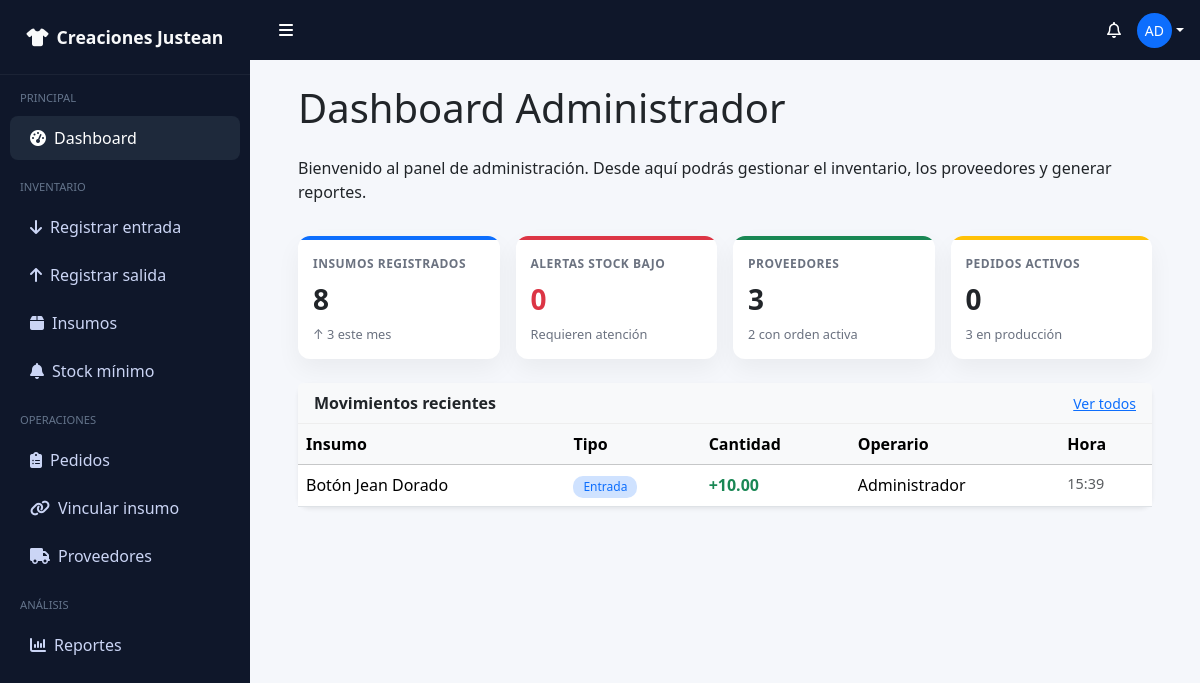
Screenshot of /administrador/dashboard (signed in) with the database file from the repository.
### tables this page shows
CREATE TABLE `movimientos_inventario` (
  `idMovimiento` int(11) NOT NULL,
  `idInsumo` int(11) NOT NULL,
  `idUsuario` int(11) NOT NULL,
  `tipoMovimiento` enum('entrada','salida') NOT NULL,
  `cantidad` decimal(10,2) NOT NULL,
  `fecha` datetime NOT NULL DEFAULT current_timestamp(),
  `idPedido` int(11) DEFAULT NULL COMMENT 'Relacionado si el movimiento es por un pedido',
  `idOrdenCompra` int(11) DEFAULT NULL COMMENT 'Relacionado si el movimiento es por una orden de compra'
);

CREATE TABLE `insumos` (
  `idInsumo` int(11) NOT NULL,
  `nombre` varchar(100) NOT NULL,
  `descripcion` text DEFAULT NULL,
  `tipo` varchar(50) DEFAULT NULL,
  `unidadMedida` varchar(30) DEFAULT NULL,
  `stockActual` decimal(10,2) NOT NULL DEFAULT 0.00,
  `stockMinimo` decimal(10,2) NOT NULL DEFAULT 0.00,
  `costo` decimal(10,2) NOT NULL DEFAULT 0.00
);

CREATE TABLE `usuarios` (
  `idUsuario` int(11) NOT NULL,
  `nombre` varchar(100) NOT NULL,
  `login` varchar(50) NOT NULL,
  `password` varchar(255) NOT NULL COMMENT 'Hash bcrypt generado con password_hash()',
  `rol` enum('Administrador','Operario') NOT NULL
);

### app/controllers/AdministradorController.php (called while the page is built, shortened)
<?php
class AdministradorController extends Controller {
    private $proveedorModel;
    private $insumoModel;
    private $movimientoModel;
    public function __construct() {
        $this->proveedorModel = $this->model('Proveedor');
        $this->insumoModel = $this->model('Insumo');
        $this->movimientoModel = $this->model('MovimientoInventario');
    }
    public function dashboard() {
        $pedidoModel = $this->model('Pedido');
        $movimientosRecientes = $this->movimientoModel->getRecientes(5);
        $totalInsumos    = $this->insumoModel->contarTodos();
        $totalProveedores= $this->proveedorModel->contarTodos();
        $pedidosActivos  = $pedidoModel->contarActivos();
        $alertasDetalle = [];
        $alertasStock = count($alertasDetalle);
        $data = [
            'title'           => 'Dashboard Administrador',
            'totalInsumos'    => $totalInsumos,
            'alertasStock'    => $alertasStock,
            'alertasDetalle'  => $alertasDetalle,
            'totalProveedores'=> $totalProveedores,
            'pedidosActivos'  => $pedidosActivos,
            'notificaciones'  => $_SESSION['notificaciones'] ?? [],
            'movimientos' => $movimientosRecientes
        ];
        $this->view('administrador/dashboard', $data);
    }
}

### app/core/App.php (called while the page is built, shortened)
<?php
class App {
    protected $method = 'index';
    public function __construct() {
        $url = $this->parseUrl();
        if (isset($url[0]) && file_exists('app/controllers/' . ucwords($url[0]) . 'Controller.php')) {
            unset($url[0]);
        }
        $this->controller = new $this->controller;
        if (isset($url[1])) {
            if (method_exists($this->controller, $url[1])) {
                $this->method = $url[1];
                unset($url[1]);
            }
        }
        $this->params = $url ? array_values($url) : [];
        call_user_func_array([$this->controller, $this->method], $this->params);
    }
    public function parseUrl() {
        if (isset($_GET['url'])) {
            return explode('/', filter_var(rtrim($_GET['url'], '/'), FILTER_SANITIZE_URL));
        }
        return [];
    }
}

### index.php (called while the page is built, shortened)
<?php
require_once 'app/core/App.php';
require_once 'app/core/Controller.php';
require_once 'app/patterns/Patterns.php';
require_once 'app/core/Database.php';
$app = new App();
?>

### app/core/Database.php (called while the page is built, shortened)
<?php
class Database {
    private $host = DB_HOST;
    private $user = DB_USER;
    private $pass = DB_PASS;
    private $dbname = DB_NAME;
    private $dbh;
    private $stmt;
    public function __construct() {
        $dsn = 'mysql:host=' . $this->host . ';dbname=' . $this->dbname;
        $options = [
            PDO::ATTR_PERSISTENT => true,
            PDO::ATTR_ERRMODE => PDO::ERRMODE_EXCEPTION,
            PDO::ATTR_DEFAULT_FETCH_MODE => PDO::FETCH_OBJ,
            PDO::ATTR_CASE => PDO::CASE_NATURAL
        ];
        try {
            $this->dbh = new PDO($dsn, $this->user, $this->pass, $options);
        } catch (PDOException $e) {
            $this->error = $e->getMessage();
            echo $this->error;
        }
    }
    public function query($sql) {
        $this->stmt = $this->dbh->prepare($sql);
    }
    public function bind($param, $value, $type = null) {
        $this->stmt->bindValue($param, $value, $type);
    }
    public function execute() {
        return $this->stmt->execute();
    }
    public function resultSet() {
        $this->execute();
        return $this->stmt->fetchAll();
    }
}

### app/models/MovimientoInventario.php (called while the page is built, shortened)
<?php
class MovimientoInventario {
    private $db;
    public function __construct() {
        $this->db = new Database;
    }
    public function getRecientes($limite = 5) {
    $this->db->query("
        SELECT
            mi.*,
            i.nombre AS insumo,
            u.nombre AS operario
        FROM movimientos_inventario mi
        JOIN insumos i ON mi.idInsumo = i.idInsumo
        JOIN usuarios u ON mi.idUsuario = u.idUsuario
        ORDER BY mi.fecha DESC
        LIMIT :limite
    ");
    $this->db->bind(':limite', $limite, PDO::PARAM_INT);
    return $this->db->resultSet();
}
}

### app/views/administrador/dashboard.php (the view, shortened to what this page needs)
<?php require_once APPROOT . '/app/views/layouts/header.php'; ?>
<div class="container-fluid px-4">
<h1 class="mb-4"><?php echo $data['title']; ?></h1>
<p>Bienvenido al panel de administración. Desde aquí podrás gestionar el inventario, los proveedores y generar reportes.</p>
<div class="row g-3 mt-2">
    <div class="col-md-3">
        <div class="kpi-card">
            <div class="kpi-bar bg-primary"></div>
            <div class="kpi-body">
                <div class="kpi-title">INSUMOS REGISTRADOS</div>
                <div class="kpi-value"><?php echo $data['totalInsumos']; ?></div>
                <div class="kpi-sub">↑ 3 este mes</div>
            </div>
        </div>
    </div>
    <div class="col-md-3">
        <div class="kpi-card">
            <div class="kpi-bar bg-danger"></div>
            <div class="kpi-body">
                <div class="kpi-title">ALERTAS STOCK BAJO</div>
                <div class="kpi-value text-danger"><?php echo $data['alertasStock']; ?></div>
                <div class="kpi-sub">Requieren atención</div>
            </div>
        </div>
    </div>
    <div class="col-md-3">
        <div class="kpi-card">
            <div class="kpi-bar bg-success"></div>
            <div class="kpi-body">
                <div class="kpi-title">PROVEEDORES</div>
                <div class="kpi-value"><?php echo $data['totalProveedores']; ?></div>
                <div class="kpi-sub">2 con orden activa</div>
            </div>
        </div>
    </div>
    <div class="col-md-3">
        <div class="kpi-card">
            <div class="kpi-bar bg-warning"></div>
            <div class="kpi-body">
                <div class="kpi-title">PEDIDOS ACTIVOS</div>
                <div class="kpi-value"><?php echo $data['pedidosActivos']; ?></div>
                <div class="kpi-sub">3 en producción</div>
            </div>
        </div>
    </div>
</div>
<div class="card shadow-sm mt-4">
    <div class="card-header d-flex justify-content-between align-items-center">
        <strong>Movimientos recientes</strong>
        <a href="#" class="small text-primary">Ver todos</a>
    </div>
    <div class="table-responsive">
        <table class="table table-hover mb-0">
            <thead class="table-light">
                <tr>
                    <th>Insumo</th>
                    <th>Tipo</th>
                    <th>Cantidad</th>
                    <th>Operario</th>
                    <th>Hora</th>
                </tr>
            </thead>
            <tbody>
                <?php foreach($data['movimientos'] as $m) : ?>
                <tr>
                    <td><?php echo $m->insumo; ?></td>
                    <td>
                        <?php if($m->tipoMovimiento == 'entrada'): ?>
                            <span class="badge bg-primary-subtle text-primary">Entrada</span>
                        <?php else: ?>
                            <span class="badge bg-danger-subtle text-danger">Salida</span>
                        <?php endif; ?>
                    </td>
                    <td>
                        <strong class="<?php echo $m->tipoMovimiento == 'entrada' ? 'text-success' : 'text-danger'; ?>">
                            <?php echo ($m->tipoMovimiento == 'entrada' ? '+' : '-') . $m->cantidad; ?>
                        </strong>
                    </td>
                    <td><?php echo $m->operario; ?></td>
                    <td class="text-muted small">
                        <?php echo date('H:i', strtotime($m->fecha)); ?>
                    </td>
                </tr>
                <?php endforeach; ?>
            </tbody>
        </table>
    </div>
</div>
</div>
<?php require_once APPROOT . '/app/views/layouts/footer.php'; ?>

### public/css/style.css (style rules this page uses)
:root { --main-bg-color: #f8f9fa; --sidebar-bg-color: #212529; --sidebar-width: 250px; }
body { overflow-x: hidden; }
.card { border-radius: 12px; }
.card-header { background: #f8f9fa; border-bottom: 1px solid #eee; }
.badge { font-size: 0.75rem; padding: 5px 10px; border-radius: 10px; }
.kpi-card { background: #fff; border-radius: 12px; box-shadow: 0 10px 25px rgba(0,0,0,0.05); overflow: hidden; height: 100%; }
.kpi-bar { height: 4px; width: 100%; }
.kpi-body { padding: 15px; }
.kpi-title { font-size: 0.75rem; font-weight: 600; color: #6b7280; letter-spacing: 0.5px; }
.kpi-value { font-size: 28px; font-weight: bold; margin-top: 5px; }
.kpi-sub { font-size: 0.8rem; color: #6b7280; margin-top: 5px; }
.card { border: none; }
.card { border-radius: 12px; border: none; }
.text-muted { font-size: 0.9rem; }

### app/views/layouts/header.php (style rules this page uses)
body { background: #f5f7fb; }
.kpi-card { background: #fff; border-radius: 12px; box-shadow: 0 10px 25px rgba(0,0,0,0.05); overflow: hidden; height: 100%; }
.kpi-bar { height: 4px; }
.kpi-body { padding: 15px; }
.kpi-title { font-size: 0.75rem; font-weight: 600; color: #6b7280; }
.kpi-value { font-size: 28px; font-weight: bold; }
.kpi-sub { font-size: 0.8rem; color: #6b7280; }
.badge { font-weight: 500; }

### rows the page displays
movimientos_inventario: idInsumo.nombre "Botón Jean Dorado", tipoMovimiento "Entrada", cantidad "10.00", idUsuario.nombre "Administrador", fecha "15:39"

### other values shown
substr($_SESSION['nombre'],0,2) "AD"
$data['title'] "Dashboard Administrador"
$data['totalInsumos'] "8"
$data['alertasStock'] "0"
$data['totalProveedores'] "3"
$data['pedidosActivos'] "0"
